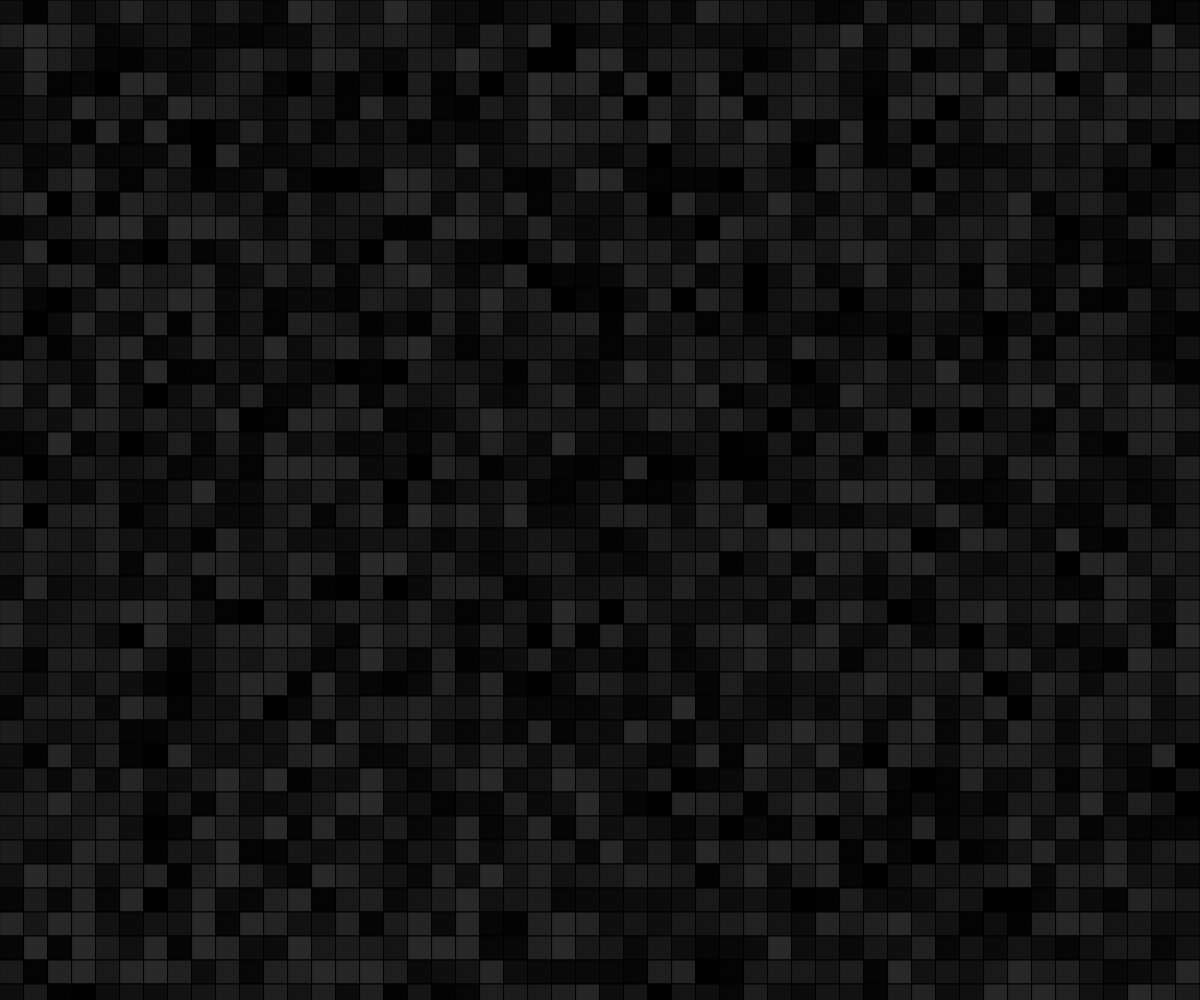
Frame 1 (no input)
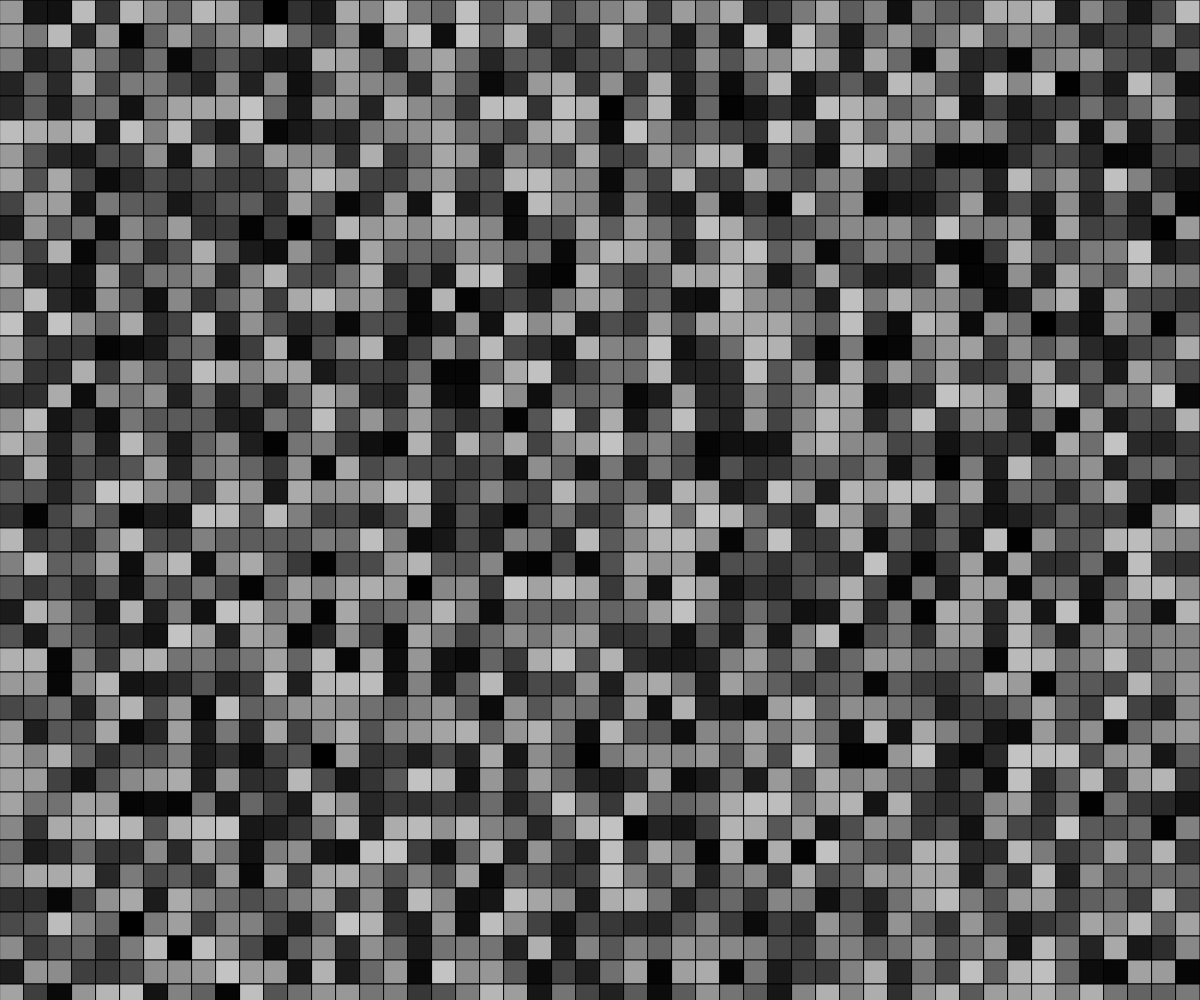
Frame 60 (no input)
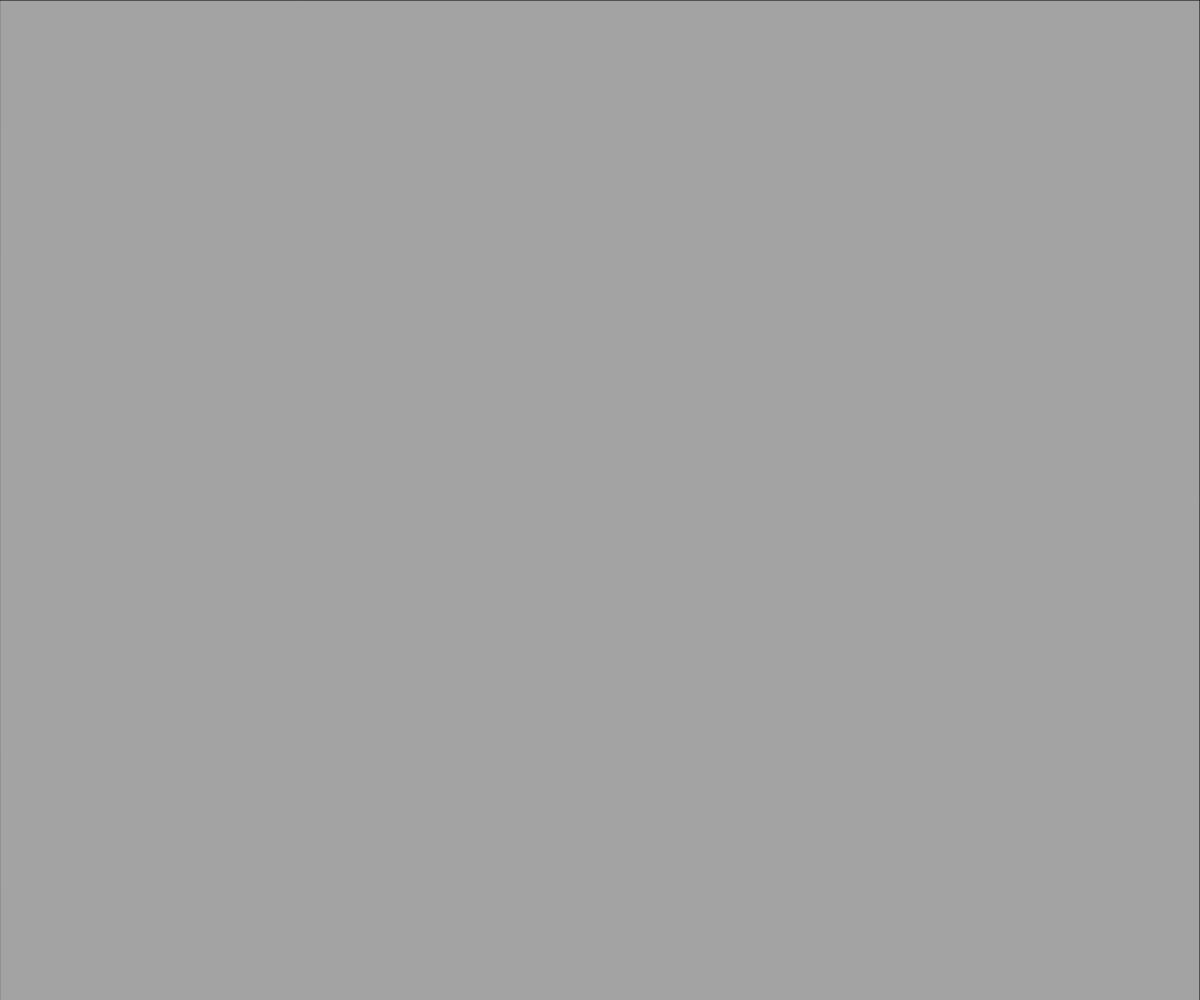
Frame 120 (the mouse pressed at the canvas centre since frame 60)

The p5.js sketch that drew these frames (run headless with seeded random() and noise() and a simulated clock; from frame 60 on, the mouse is pressed at the canvas centre):

// p5.js sketch
// ── sketch.js
// Project Title
// Your Name
// Date
//
// Extra for Experts:
// - describe what you did to take this project "above and beyond"

let sNumber = 50;
let sBlue, sRed, sGreen;
let squareSize;

function setup() {
  createCanvas(windowWidth, windowHeight);
}

function draw() {
  makeSquares();
}

function makeSquares(){
  squareSize = width/sNumber;
  makeColours();
  if (mouseIsPressed){
    if (mouseButton === RIGHT){
      sNumber =- 1;
      print(mouseButton);
    }
    if (mouseButton === LEFT){
      sNumber =+ 1;
      print(mouseButton);
    }
    if (mouseButton === CENTER) {
      sNumber = 50;
    }

  }

  for (let x = 0; x < width; x+= squareSize){
    for (let y = 0; y < height; y+= squareSize){
      fill(random(sBlue, sRed, sGreen));
      rect(x,y, squareSize, squareSize);
    }
  }
}

function makeColours(){
  sRed = (random() );
  sBlue = (random(200));
  sGreen = (random(200));
}
